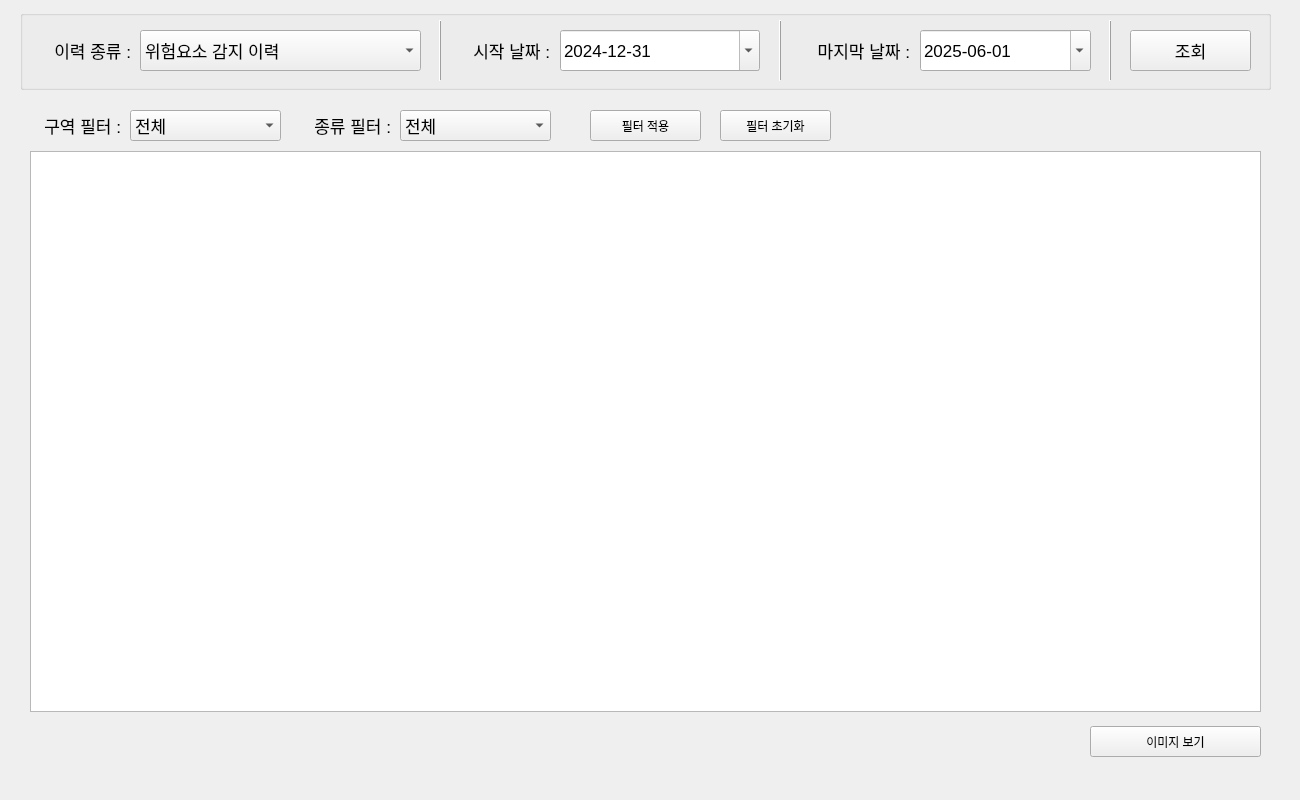
<?xml version="1.0" encoding="UTF-8"?>
<ui version="4.0">
 <class>Form</class>
 <widget class="QWidget" name="Form">
  <property name="geometry">
   <rect>
    <x>0</x>
    <y>0</y>
    <width>1300</width>
    <height>800</height>
   </rect>
  </property>
  <property name="windowTitle">
   <string>Form</string>
  </property>
  <widget class="QGroupBox" name="groupBox">
   <property name="geometry">
    <rect>
     <x>20</x>
     <y>10</y>
     <width>1251</width>
     <height>80</height>
    </rect>
   </property>
   <property name="title">
    <string/>
   </property>
   <widget class="QLabel" name="label_log">
    <property name="geometry">
     <rect>
      <x>10</x>
      <y>20</y>
      <width>101</width>
      <height>41</height>
     </rect>
    </property>
    <property name="font">
     <font>
      <pointsize>13</pointsize>
     </font>
    </property>
    <property name="text">
     <string>이력 종류 :</string>
    </property>
    <property name="alignment">
     <set>Qt::AlignRight|Qt::AlignTrailing|Qt::AlignVCenter</set>
    </property>
   </widget>
   <widget class="QComboBox" name="combo_log">
    <property name="geometry">
     <rect>
      <x>120</x>
      <y>20</y>
      <width>281</width>
      <height>41</height>
     </rect>
    </property>
    <property name="font">
     <font>
      <pointsize>13</pointsize>
     </font>
    </property>
    <item>
     <property name="text">
      <string>위험요소 감지 이력</string>
     </property>
    </item>
    <item>
     <property name="text">
      <string>조류 위험도 등급 변화 이력</string>
     </property>
    </item>
    <item>
     <property name="text">
      <string>조종사 요청 응답 이력</string>
     </property>
    </item>
   </widget>
   <widget class="QDateEdit" name="start_date">
    <property name="geometry">
     <rect>
      <x>540</x>
      <y>20</y>
      <width>200</width>
      <height>41</height>
     </rect>
    </property>
    <property name="font">
     <font>
      <pointsize>13</pointsize>
     </font>
    </property>
    <property name="acceptDrops">
     <bool>true</bool>
    </property>
    <property name="dateTime">
     <datetime>
      <hour>0</hour>
      <minute>0</minute>
      <second>0</second>
      <year>2024</year>
      <month>12</month>
      <day>31</day>
     </datetime>
    </property>
    <property name="displayFormat">
     <string>yyyy-MM-dd</string>
    </property>
    <property name="calendarPopup">
     <bool>true</bool>
    </property>
   </widget>
   <widget class="QLabel" name="label_start">
    <property name="geometry">
     <rect>
      <x>429</x>
      <y>20</y>
      <width>101</width>
      <height>41</height>
     </rect>
    </property>
    <property name="font">
     <font>
      <pointsize>13</pointsize>
     </font>
    </property>
    <property name="text">
     <string>시작 날짜 :</string>
    </property>
    <property name="alignment">
     <set>Qt::AlignRight|Qt::AlignTrailing|Qt::AlignVCenter</set>
    </property>
   </widget>
   <widget class="QLabel" name="label_end">
    <property name="geometry">
     <rect>
      <x>789</x>
      <y>20</y>
      <width>101</width>
      <height>41</height>
     </rect>
    </property>
    <property name="font">
     <font>
      <pointsize>13</pointsize>
     </font>
    </property>
    <property name="text">
     <string>마지막 날짜 :</string>
    </property>
    <property name="alignment">
     <set>Qt::AlignRight|Qt::AlignTrailing|Qt::AlignVCenter</set>
    </property>
   </widget>
   <widget class="QDateEdit" name="end_date">
    <property name="geometry">
     <rect>
      <x>900</x>
      <y>20</y>
      <width>171</width>
      <height>41</height>
     </rect>
    </property>
    <property name="font">
     <font>
      <pointsize>13</pointsize>
     </font>
    </property>
    <property name="acceptDrops">
     <bool>true</bool>
    </property>
    <property name="dateTime">
     <datetime>
      <hour>0</hour>
      <minute>0</minute>
      <second>0</second>
      <year>2025</year>
      <month>6</month>
      <day>1</day>
     </datetime>
    </property>
    <property name="displayFormat">
     <string>yyyy-MM-dd</string>
    </property>
    <property name="calendarPopup">
     <bool>true</bool>
    </property>
   </widget>
   <widget class="QFrame" name="frame">
    <property name="geometry">
     <rect>
      <x>410</x>
      <y>10</y>
      <width>21</width>
      <height>61</height>
     </rect>
    </property>
    <property name="frameShape">
     <enum>QFrame::VLine</enum>
    </property>
    <property name="frameShadow">
     <enum>QFrame::Raised</enum>
    </property>
   </widget>
   <widget class="QFrame" name="frame_2">
    <property name="geometry">
     <rect>
      <x>750</x>
      <y>10</y>
      <width>21</width>
      <height>61</height>
     </rect>
    </property>
    <property name="frameShape">
     <enum>QFrame::VLine</enum>
    </property>
    <property name="frameShadow">
     <enum>QFrame::Raised</enum>
    </property>
   </widget>
   <widget class="QPushButton" name="btn_search">
    <property name="geometry">
     <rect>
      <x>1110</x>
      <y>20</y>
      <width>121</width>
      <height>41</height>
     </rect>
    </property>
    <property name="font">
     <font>
      <pointsize>13</pointsize>
     </font>
    </property>
    <property name="text">
     <string>조회</string>
    </property>
   </widget>
   <widget class="QFrame" name="frame_3">
    <property name="geometry">
     <rect>
      <x>1080</x>
      <y>10</y>
      <width>21</width>
      <height>61</height>
     </rect>
    </property>
    <property name="frameShape">
     <enum>QFrame::VLine</enum>
    </property>
    <property name="frameShadow">
     <enum>QFrame::Raised</enum>
    </property>
   </widget>
  </widget>
  <widget class="QStackedWidget" name="stackedWidget">
   <property name="geometry">
    <rect>
     <x>20</x>
     <y>100</y>
     <width>1251</width>
     <height>671</height>
    </rect>
   </property>
   <property name="currentIndex">
    <number>0</number>
   </property>
   <widget class="QWidget" name="page_object">
    <widget class="QTableWidget" name="tableWidget_object">
     <property name="geometry">
      <rect>
       <x>10</x>
       <y>51</y>
       <width>1231</width>
       <height>561</height>
      </rect>
     </property>
    </widget>
    <widget class="QPushButton" name="btn_show_img">
     <property name="geometry">
      <rect>
       <x>1070</x>
       <y>626</y>
       <width>171</width>
       <height>31</height>
      </rect>
     </property>
     <property name="text">
      <string>이미지 보기</string>
     </property>
    </widget>
    <widget class="QLabel" name="label_filter_area">
     <property name="geometry">
      <rect>
       <x>10</x>
       <y>10</y>
       <width>91</width>
       <height>31</height>
      </rect>
     </property>
     <property name="font">
      <font>
       <pointsize>13</pointsize>
      </font>
     </property>
     <property name="text">
      <string>구역 필터 :</string>
     </property>
     <property name="alignment">
      <set>Qt::AlignRight|Qt::AlignTrailing|Qt::AlignVCenter</set>
     </property>
    </widget>
    <widget class="QComboBox" name="combo_filter_area">
     <property name="geometry">
      <rect>
       <x>110</x>
       <y>10</y>
       <width>151</width>
       <height>31</height>
      </rect>
     </property>
     <property name="font">
      <font>
       <pointsize>13</pointsize>
      </font>
     </property>
     <item>
      <property name="text">
       <string>전체</string>
      </property>
     </item>
     <item>
      <property name="text">
       <string>TWY_A</string>
      </property>
     </item>
     <item>
      <property name="text">
       <string>TWY_B</string>
      </property>
     </item>
     <item>
      <property name="text">
       <string>TWY_C</string>
      </property>
     </item>
     <item>
      <property name="text">
       <string>TWY_D</string>
      </property>
     </item>
     <item>
      <property name="text">
       <string>RWY_A</string>
      </property>
     </item>
     <item>
      <property name="text">
       <string>RWY_B</string>
      </property>
     </item>
     <item>
      <property name="text">
       <string>GRASS_A</string>
      </property>
     </item>
     <item>
      <property name="text">
       <string>GRASS_B</string>
      </property>
     </item>
    </widget>
    <widget class="QLabel" name="label_filter_type">
     <property name="geometry">
      <rect>
       <x>280</x>
       <y>10</y>
       <width>91</width>
       <height>31</height>
      </rect>
     </property>
     <property name="font">
      <font>
       <pointsize>13</pointsize>
      </font>
     </property>
     <property name="text">
      <string>종류 필터 :</string>
     </property>
     <property name="alignment">
      <set>Qt::AlignRight|Qt::AlignTrailing|Qt::AlignVCenter</set>
     </property>
    </widget>
    <widget class="QComboBox" name="combo_filter_type">
     <property name="geometry">
      <rect>
       <x>380</x>
       <y>10</y>
       <width>151</width>
       <height>31</height>
      </rect>
     </property>
     <property name="font">
      <font>
       <pointsize>13</pointsize>
      </font>
     </property>
     <item>
      <property name="text">
       <string>전체</string>
      </property>
     </item>
     <item>
      <property name="text">
       <string>조류</string>
      </property>
     </item>
     <item>
      <property name="text">
       <string>FOD</string>
      </property>
     </item>
     <item>
      <property name="text">
       <string>일반인</string>
      </property>
     </item>
     <item>
      <property name="text">
       <string>동물</string>
      </property>
     </item>
     <item>
      <property name="text">
       <string>비행기</string>
      </property>
     </item>
     <item>
      <property name="text">
       <string>일반차량</string>
      </property>
     </item>
     <item>
      <property name="text">
       <string>작업자</string>
      </property>
     </item>
     <item>
      <property name="text">
       <string>작업차량</string>
      </property>
     </item>
     <item>
      <property name="text">
       <string>알 수 없음</string>
      </property>
     </item>
    </widget>
    <widget class="QPushButton" name="btn_filter_on">
     <property name="geometry">
      <rect>
       <x>570</x>
       <y>10</y>
       <width>111</width>
       <height>31</height>
      </rect>
     </property>
     <property name="styleSheet">
      <string notr="true"/>
     </property>
     <property name="text">
      <string>필터 적용</string>
     </property>
    </widget>
    <widget class="QPushButton" name="btn_reset">
     <property name="geometry">
      <rect>
       <x>700</x>
       <y>10</y>
       <width>111</width>
       <height>31</height>
      </rect>
     </property>
     <property name="styleSheet">
      <string notr="true"/>
     </property>
     <property name="text">
      <string>필터 초기화</string>
     </property>
    </widget>
   </widget>
   <widget class="QWidget" name="page_bird">
    <widget class="QTableWidget" name="tableWidget_bird">
     <property name="geometry">
      <rect>
       <x>10</x>
       <y>51</y>
       <width>1231</width>
       <height>561</height>
      </rect>
     </property>
    </widget>
   </widget>
   <widget class="QWidget" name="page_pilot">
    <widget class="QTableWidget" name="tableWidget_pilot">
     <property name="geometry">
      <rect>
       <x>10</x>
       <y>51</y>
       <width>1231</width>
       <height>561</height>
      </rect>
     </property>
    </widget>
   </widget>
  </widget>
 </widget>
 <resources/>
 <connections/>
</ui>
